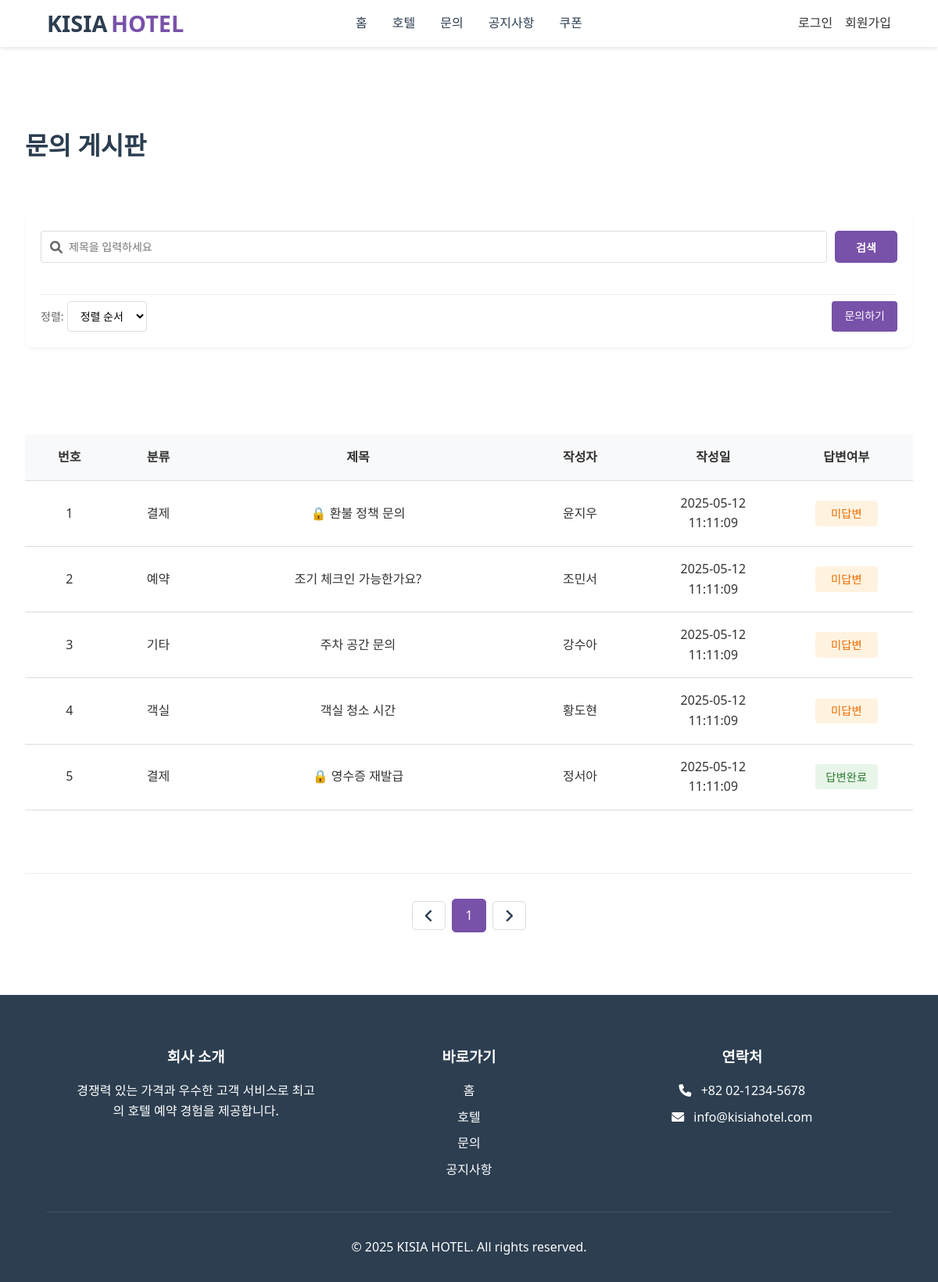
/inquiry/inquiry.php, run on the app's committed database.
### tables this page shows
CREATE TABLE inquiries (
    inquiry_id INT PRIMARY KEY AUTO_INCREMENT,
    user_id INT,
    category ENUM('reservation', 'payment', 'room', 'other') NOT NULL,
    title VARCHAR(100) NOT NULL,
    content TEXT NOT NULL,
    is_secret TINYINT(1) DEFAULT 0,
    created_at DATETIME DEFAULT CURRENT_TIMESTAMP,
    updated_at DATETIME DEFAULT CURRENT_TIMESTAMP ON UPDATE CURRENT_TIMESTAMP,
    FOREIGN KEY (user_id) REFERENCES users(user_id) ON DELETE CASCADE
);

CREATE TABLE users (
    user_id INT PRIMARY KEY AUTO_INCREMENT,
    username VARCHAR(50) NOT NULL,
    real_id VARCHAR(50) NOT NULL,
    password VARCHAR(255) NOT NULL,
    email VARCHAR(100) NOT NULL UNIQUE,
    phone VARCHAR(20),
    created_at DATETIME DEFAULT CURRENT_TIMESTAMP,
    is_admin BOOLEAN DEFAULT FALSE,
    terms BOOLEAN DEFAULT FALSE,
    marketing BOOLEAN DEFAULT FALSE,
    profile_image VARCHAR(255) DEFAULT '/image/default_profile.jpg',
    point INT,
    vip BOOLEAN DEFAULT FALSE
);

### src/action/inquiry_action.php (called while the page is built, shortened)
<?php
include_once __DIR__ . '/../includes/db_connection.php';
$limit = 5;
$page = isset($_GET['page']) ? intval($_GET['page']) : 1;
$offset = ($page - 1) * $limit;
$keyword = $_GET['keyword'] ?? '';
$sort = $_GET['sort'] ?? 'recent';
$order_by = ($sort === 'old') ? 'ASC' : 'DESC';
if ($keyword !== '') {
    $sql = "
        SELECT i.inquiry_id, i.category, i.title, i.created_at, i.is_secret, u.username
        FROM inquiries i
        JOIN users u ON i.user_id = u.user_id
        WHERE i.title LIKE '%$keyword%'
        ORDER BY i.inquiry_id $order_by
    ";
    $result = mysqli_query($conn, $sql);
    $total_inquiries = mysqli_num_rows($result);
    $total_pages = 1;
    $page = 1;
} else {
    $sql = "
        SELECT i.inquiry_id, i.category, i.title, i.created_at, i.is_secret, u.username
        FROM inquiries i
        JOIN users u ON i.user_id = u.user_id
        ORDER BY i.inquiry_id $order_by
        LIMIT $limit OFFSET $offset
    ";
    $result = mysqli_query($conn, $sql);
}

### src/inquiry/inquiry.php (the view, shortened to what this page needs)
<?php
include_once __DIR__ . '/../includes/header.php';
include_once __DIR__ . '/../action/inquiry_action.php';
$inquiry_list = $GLOBALS['inquiry_list'] ?? [];
$total_inquiries = $GLOBALS['totalInquiries'] ?? 0;
$page = $GLOBALS['page'] ?? 1;
$limit = 10;
?>
<main class="inquiry-board-container">
    <div class="inquiry-board-header">
        <h1 class="inquiry-board-title">문의 게시판</h1>
    </div>
    <div class="hotels-search-sort-container">
        <form class="hotels-search-box" method="get" action="inquiry.php">
            <div class="hotels-search-row">
                <div class="hotels-search-input">
                    <i class="fas fa-search"></i>
                    <input class="hotels-search-input-input" type="text" name="keyword" placeholder="제목을 입력하세요" value="<?= $_GET['keyword'] ?? '' ?>">
                </div>
                <button class="style-search-btn" type="submit">검색</button>
            </div>
        </form>
        <div class="controls-row">
            <form method="get" action="inquiry.php" class="sort-form">
                <span class="sort-label">정렬:</span>
                <select name="sort" class="sort-select" onchange="this.form.submit()">
                    <option value="none" <?= isset($_GET['sort']) && $_GET['sort'] === 'none' ? 'selected' : '' ?>>정렬 순서</option>
                </select>
            </form>
            <a href="inquiry-write.php" class="write-btn">문의하기</a>
        </div>
    </div>
    <?php if (empty($inquiry_list)): ?>
        <p class="no-results">검색 결과가 없습니다.</p>
    <?php else: ?>
        <table class="inquiry-board-table">
            <thead>
                <tr>
                    <th style="width: 10%">번호</th>
                    <th style="width: 10%">분류</th>
                    <th style="width: 35%">제목</th>
                    <th style="width: 15%">작성자</th>
                    <th style="width: 15%">작성일</th>
                    <th style="width: 15%">답변여부</th>
                </tr>
            </thead>
            <tbody>
                <?php
                $start_num = ($page - 1) * $limit + 1;
                foreach ($inquiry_list as $inquiry): ?>
                    <tr>
                        <td><?= $start_num++ ?></td>
                        <td><?= $inquiry['category'] ?></td>
                        <td>
                            <?php if ($inquiry['is_secret']): ?>
                                <span class="lock-icon">🔒</span>
                            <?php endif; ?>
                            <a href="inquiry_detail.php?inquiry_id=<?= $inquiry['inquiry_id'] ?>">
                                <?= $inquiry['title'] ?>
                            </a>
                        </td>
                        <td><?= $inquiry['username'] ?></td>
                        <td><?= $inquiry['created_at'] ?></td>
                        <td>
                            <?php if ($inquiry['response']): ?>
                                <span class="status-complete">답변완료</span>
                            <?php else: ?>
                                <span class="status-pending">미답변</span>
                            <?php endif; ?>
                        </td>
                    </tr>
                <?php endforeach; ?>
            </tbody>
        </table>
        <?php
        include_once __DIR__ . '/../includes/pagination.php';
        pagination($total_inquiries, $limit);
        ?>
    <?php endif; ?>
</main>
<?php include_once __DIR__ . '/../includes/footer.php'; ?>

### src/includes/header.php (shortened to what this page needs)
<?php
include_once __DIR__ . '/../includes/pagination.php';
?>
<!DOCTYPE html>
<html lang="ko">
<head>
    <link rel="stylesheet" href="../style/styles.css">
    <link rel="stylesheet" href="../style/login.css">
    <link rel="stylesheet" href="../style/mypage.css">
    <link rel="stylesheet" href="../style/inquiry.css">
    <link rel="stylesheet" href="../style/review.css">
    <link rel="stylesheet" href="../style/event.css">
    <link rel="stylesheet" href="../style/event-timedeal.css">
    <link rel="stylesheet" href="../style/hotels.css">
    <link rel="stylesheet" href="../style/admin.css">
    <link rel="stylesheet" href="../style/payment.css">
    <link rel="stylesheet" href="../style/hotel-detail.css">
    <link rel="stylesheet" href="../style/hotel-add.css">
    <link rel="stylesheet" href="../style/inquiry.css">
    <link rel="stylesheet" href="../style/coupon.css">
    <link rel="stylesheet" href="https://cdnjs.cloudflare.com/ajax/libs/font-awesome/6.0.0/css/all.min.css">
</head>
<?php if ($_SESSION['is_admin'] ?? false): ?>
    <body>
    <div class="style-header">
        <div class="style-nav">
            <a class="style-logo">KISIA <span>HOTEL</span></a>
            <div class="style-auth-buttons">
                <?php include __DIR__ . '/../action/auto_buttons.php'; ?>
            </div>
        </div>
    </div>
</body>
<?php else: ?>
<body>
    <div class="style-header">
        <div class="style-nav">
            <a href="../index.php" class="style-logo">KISIA <span>HOTEL</span></a>
            <ul class="style-nav-links">
                <li><a href="../index.php">홈</a></li>
                <li><a href="../hotel/hotels.php">호텔</a></li>
                <li><a href="../inquiry/inquiry.php">문의</a></li>
                <li><a href="../notice/notice.php">공지사항</a></li>
                <li><a href="../coupon/coupon-list.php">쿠폰</a></li>
            </ul>
            <div class="style-auth-buttons">
                <?php include __DIR__ . '/../action/auto_buttons.php'; ?>
            </div>
        </div>
    </div>
</body>
<?php endif; ?>
</html>

### src/action/auto_buttons.php (shortened to what this page needs)
<?php if(!isset($_SESSION['is_login'])): ?>
    <a href="../user/login.php" class="style-auth-btn">로그인</a>
    <a href="../user/signup.php" class="style-auth-btn">회원가입</a>
<?php endif; ?>

### src/includes/pagination.php (shortened to what this page needs)
    <?php
function pagination($total_items, $items_per_page) {
    $current_page = isset($_GET['page']) ? (int)$_GET['page'] : 1;
    $current_page = max(1, $current_page);
    $total_pages = ceil($total_items / $items_per_page);
    $start_page = max(1, $current_page - 2);
    $end_page = min($total_pages, $start_page + 4);
    if ($end_page - $start_page < 4) {
        $start_page = max(1, $end_page - 4);
    }
    $params = $_GET;
    unset($params['page']);
    $query_string = http_build_query($params);
    $query_string = $query_string ? '&' . $query_string : '';
    ?>
    <div class="pagination">
        <a href="?page=<?= max(1, $current_page - 1) . $query_string ?>" class="arrow" aria-label="이전 페이지">
            <i class="fas fa-angle-left"></i>
        </a>
        <?php for ($i = $start_page; $i <= $end_page; $i++): ?>
            <a href="?page=<?= $i . $query_string ?>" class="<?= (int)$i === (int)$current_page ? 'active' : '' ?>">
                <?= $i ?>
            </a>
        <?php endfor; ?>
        <a href="?page=<?= min($total_pages, $current_page + 1) . $query_string ?>" class="arrow" aria-label="다음 페이지">
            <i class="fas fa-angle-right"></i>
        </a>
    </div>
    <?php
}
    ?>

### src/includes/footer.php
    <footer class="style-footer">
        <div class="style-footer-content">
            <div class="style-footer-section">
                <h3>회사 소개</h3>
                <p>경쟁력 있는 가격과 우수한 고객 서비스로 최고의 호텔 예약 경험을 제공합니다.</p>
            </div>
            <div class="style-footer-section">
                <h3>바로가기</h3>
                <ul>
                    <li><a href="../index.php">홈</a></li>
                    <li><a href="../hotel/hotels.php">호텔</a></li>
                    <li><a href="../inquiry/inquiry.php">문의</a></li>
                    <li><a href="../notice/notice.php">공지사항</a></li>
                </ul>
            </div>
            <div class="style-footer-section">
                <h3>연락처</h3>
                <p><i class="fas fa-phone"></i> +82 02-1234-5678</p>
                <p><i class="fas fa-envelope"></i> info@kisiahotel.com</p>
            </div>
        </div>
        <div class="style-footer-bottom">
            <p>&copy; 2025 KISIA HOTEL. All rights reserved.</p>
        </div>
    </footer>
</body>
</html>

### src/style/styles.css (style rules this page uses)
* { margin: 0; padding: 0; box-sizing: border-box; font-family: 'Segoe UI', Tahoma, Geneva, Verdana, sans-serif; }
body { line-height: 1.6; color: #333; }
a { text-decoration: none; color: inherit; }
.style-header { background-color: #fff; box-shadow: 0 2px 5px rgba(0, 0, 0, 0.1); position: fixed; width: 100%; top: 0; z-index: 1000; height: 60px; }
.style-nav { display: flex; justify-content: space-between; align-items: center; padding: 1rem 5%; max-width: 1400px; margin: 0 auto; position: relative; height: 60px; }
.style-logo { font-size: 1.8rem; font-weight: bold; color: #2c3e50; display: flex; align-items: center; gap: 0.3rem; position: absolute; left: 5%; }
.style-logo span { color: #7851A9; font-weight: 800; }
.style-nav-links { display: flex; list-style: none; gap: 2rem; margin: 0 auto; }
.style-nav-links li { white-space: nowrap; }
.style-nav-links a { text-decoration: none; color: #2c3e50; font-weight: 500; transition: color 0.3s; }
.style-auth-buttons { display: flex; gap: 1rem; position: absolute; right: 5%; }
.style-search-btn { background: linear-gradient(to right, #7851A9, #7851A9); color: white; border: none; border-radius: 5px; padding: 10px 20px; cursor: pointer; font-size: 14px; font-weight: 600; transition: background 0.3s ease; min-width: 80px; }
.style-footer { background-color: #2c3e50; color: white; padding: 4rem 5% 2rem; }
.style-footer-content { display: grid; grid-template-columns: repeat(auto-fit, minmax(250px, 1fr)); gap: 2rem; max-width: 1400px; margin: 0 auto; padding: 0 2rem; }
.style-footer-section { text-align: center; }
.style-footer-section h3 { margin-bottom: 1rem; color: white; }
.style-footer-section ul { list-style: none; padding: 0; }
.style-footer-section ul li { margin-bottom: 0.5rem; }
.style-footer-section a { color: white; text-decoration: none; transition: color 0.3s; }
.style-footer-section p { margin-bottom: 0.5rem; color: white; }
.style-footer-section i { margin-right: 0.5rem; color: white; }
.style-footer-bottom { text-align: center; margin-top: 2rem; padding-top: 2rem; border-top: 1px solid rgba(255, 255, 255, 0.1); color: white; }

### src/style/inquiry.css (style rules this page uses)
.inquiry-board-container { max-width: 1200px; margin: 0 auto; padding: 2rem; }
.inquiry-board-header { display: flex; justify-content: space-between; align-items: center; margin-bottom: 4rem; margin-top: 8rem; }
.inquiry-board-title { font-size: 2rem; color: #2c3e50; margin: 0; }
.inquiry-board-table { width: 100%; border-collapse: collapse; margin-bottom: 2rem; }
.inquiry-board-table th, .inquiry-board-table td { padding: 1rem; text-align: center; border-bottom: 1px solid #ddd; }
.inquiry-board-table th { background-color: #f8f9fa; font-weight: 600; }
.status-complete, .status-pending { display: inline-block; padding: 0.3rem 0.8rem; border-radius: 4px; font-size: 0.9rem; font-weight: 500; width: 80px; text-align: center; }
.status-complete { background-color: #e8f5e9; color: #2e7d32; }
.status-pending { background-color: #fff3e0; color: #ef6c00; }

### src/style/review.css (style rules this page uses)
.controls-row { display: flex; justify-content: space-between; align-items: center; padding-top: 8px; border-top: 1px solid #eee; margin-top: 2rem; }
.sort-label { color: #666; font-size: 14px; }
.sort-select { padding: 8px 12px; border: 1px solid #ddd; border-radius: 4px; font-size: 14px; background-color: white; cursor: pointer; }
.write-btn { display: inline-block; padding: 8px 16px; background-color: #7851A9; color: white; text-decoration: none; border-radius: 4px; font-size: 14px; transition: background-color 0.3s; }
.pagination { display: flex; justify-content: center; gap: 0.5rem; margin-top: 5rem; margin-bottom: 3rem; }
.pagination a { padding: 0.5rem 1rem; border: 1px solid #ddd; border-radius: 5px; text-decoration: none; color: #2c3e50; display: flex; align-items: center; font-size: 1rem; }
.pagination a.active { background-color: #7851A9; color: white; border-color: #7851A9; }
.pagination a.arrow { font-size: 1.2rem; padding: 0.5rem 1rem; }

### src/style/event.css (style rules this page uses)
.pagination { margin-top: 5rem; margin-bottom: 3rem; padding-top: 2rem; border-top: 1px solid #e9ecef; display: flex; justify-content: center; align-items: center; gap: 0.5rem; }

### src/style/admin.css (style rules this page uses)
.status-complete { background: #c6f6d5; color: #2f855a; padding: 0.4rem 0.8rem; border-radius: 6px; font-size: 0.9rem; font-weight: 500; width: 90px; }
.status-pending { background: #feebc8; color: #c05621; padding: 0.4rem 0.8rem; border-radius: 6px; font-size: 0.9rem; font-weight: 500; }

### data on the page
inquiries: category "결제", title "환불 정책 문의", user.username "윤지우", created_at "2025-05-12 11:11:09", shows "미답변"
inquiries: category "예약", title "조기 체크인 가능한가요?", user.username "조민서", created_at "2025-05-12 11:11:09", shows "미답변"
inquiries: category "기타", title "주차 공간 문의", user.username "강수아", created_at "2025-05-12 11:11:09", shows "미답변"
inquiries: category "객실", title "객실 청소 시간", user.username "황도현", created_at "2025-05-12 11:11:09", shows "미답변"
inquiries: category "결제", title "영수증 재발급", user.username "정서아", created_at "2025-05-12 11:11:09", shows "답변완료"
